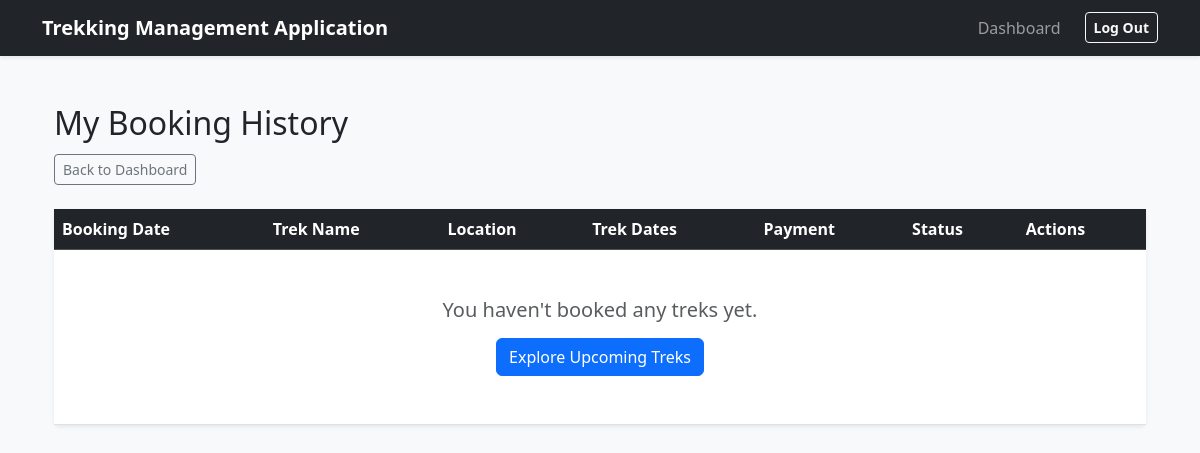
/trekker/history (signed in), run on an earlier commit of the app's database.
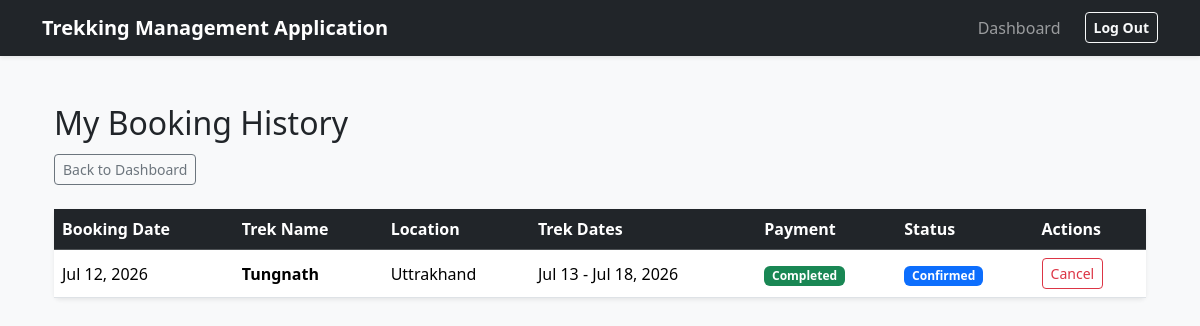
And on a later commit of the database.
### app/models.py (models this page shows)
class Booking(db.Model):
    __tablename__ = 'bookings'
    id = db.Column(db.Integer, primary_key=True)
    user_id = db.Column(db.Integer, db.ForeignKey('users.id'), nullable=False)
    trek_id = db.Column(db.Integer, db.ForeignKey('treks.id'), nullable=False)
    booking_status = db.Column(db.String(20), default='Confirmed')
    payment_status = db.Column(db.String(20), default='Pending')
    booking_date = db.Column(db.DateTime, default=lambda: datetime.now(timezone.utc)) # using datetime.now(timezone.utc) with lambda, this will act as a function and every time a new row is inserted it will automatically take the correct time

class Trek(db.Model):
    __tablename__ = "treks"
    id = db.Column(db.Integer, primary_key=True)
    trek_name = db.Column(db.String(200), nullable=False)
    assigned_staff_id = db.Column(db.Integer, db.ForeignKey('users.id'), nullable=False)
    location = db.Column(db.String(100), nullable=False)
    difficulty = db.Column(db.String(50), nullable=False)
    duration = db.Column(db.Integer, nullable=False)
    available_slots = db.Column(db.Integer, nullable=False)
    status = db.Column(db.String(30), nullable=False)
    start_date = db.Column(db.DateTime, nullable=False)
    end_date = db.Column(db.DateTime, nullable=False)
    bookings = db.relationship('Booking', backref='trek', lazy=True, cascade='all, delete-orphan')
    assigned_staff = db.relationship('User', foreign_keys=[assigned_staff_id])

### app/routes/trekker.py (the view)
@trekker_bp.route('/history')
def booking_history():
    user_bookings = models.Booking.query.filter_by(user_id=session['user_id']).order_by(models.Booking.booking_date.desc()).all()
    return render_template('/trekker/booking_history/booking_history.html', bookings=user_bookings)

### app/routes/trekker.py (called while the page is built)
@trekker_bp.before_request
def trekker_access():
    if 'user_id' not in session:
        flash("Please Login first", "danger")
        return redirect(url_for('auth.login'))
    if session.get('role') != 'Trekker':
        flash("Access Denied you are not a trekker", "danger")
        return redirect(url_for('auth.login'))

### app/templates/trekker/booking_history/booking_history.html (shortened to what the changed rows need)
{% extends "base.html" %}
{% block content %}
<div class="container mt-4">
    <div class="row mb-4">
        <div class="col-12">
            <h2 class="mb-1">My Booking History</h2>
        </div>
    </div>
    <div class="card shadow-sm border-0">
        <div class="card-body p-0">
            <div class="table-responsive">
                <table class="table table-hover mb-0">
                    <thead class="table-dark">
                        <tr>
                            <th>Booking Date</th>
                            <th>Trek Name</th>
                            <th>Location</th>
                            <th>Trek Dates</th>
                            <th>Payment</th>
                            <th>Status</th>
                            <th>Actions</th>
                        </tr>
                    </thead>
                    <tbody>
                        {% for booking in bookings %}
                        <tr>
                             <td class="align-middle">{{ booking.booking_date.strftime('%b %d, %Y') }}</td>
                            <td class="align-middle fw-bold">{{ booking.trek.trek_name }}</td>
                            <td class="align-middle">{{ booking.trek.location }}</td>
                            <td class="align-middle">
                                {{ booking.trek.start_date.strftime('%b %d') }} - {{ booking.trek.end_date.strftime('%b %d, %Y') }}
                            </td>
                            <td class="align-middle">
                                {% if booking.payment_status == 'Completed' %}
                                    <span class="badge bg-success">Completed</span>
                                {% elif booking.payment_status == 'Refund' %}
                                    <span class="badge bg-warning text-dark">Refund</span>
                                {% elif booking.payment_status == 'Forfeited' %}
                                    <span class="badge bg-danger text-white">Forfeited</span>
                                {% else %}
                                    <span class="badge bg-warning text-dark">Pending</span>
                                {% endif %}
                            </td>
                            <td class="align-middle">
                                {% if booking.booking_status == 'Confirmed' %}
                                    <span class="badge bg-primary">Confirmed</span>
                                {% elif booking.booking_status == 'Cancelled' %}
                                    <span class="badge bg-danger">Cancelled</span>
                                {% elif booking.booking_status == 'Completed' %}
                                    <span class="badge bg-success">Completed</span>
                                {% else %}
                                    <span class="badge bg-secondary">{{ booking.booking_status }}</span>
                                {% endif %}
                            </td>
                            <td class="align-middle">
                                {% if booking.booking_status == 'Confirmed' and booking.trek.status == 'Upcoming' %}
                                    <form action="{{ url_for('trekker.cancel_booking', booking_id=booking.id) }}" method="POST">
                                        <button type="submit" class="btn btn-sm btn-outline-danger">Cancel</button>
                                    </form>
                                {% else %}
                                    <span class="text-muted small">No actions available</span>
                                {% endif %}
                            </td>
                        </tr>
                        {% else %}
                        <tr>
                            <td colspan="7" class="text-center py-5 text-muted">
                                <h5 class="mb-3">You haven't booked any treks yet.</h5>
                                <a href="{{ url_for('trekker.explore_treks') }}" class="btn btn-primary">Explore Upcoming Treks</a>
                            </td>
                        </tr>
                        {% endfor %}
                    </tbody>
                </table>
            </div>
        </div>
    </div>
</div>
{% endblock %}

What changed in the data, as far as the page shows it:
added Booking: booking_date "Jul 12, 2026", trek.trek_name "Tungnath", trek.location "Uttrakhand", trek.start_date "Jul 13", trek.end_date "Jul 18, 2026", payment_status "Completed", booking_status "Confirmed"
Also different on the page:
text no longer shown: "You haven't booked any treks yet. Explore Upcoming Treks"
